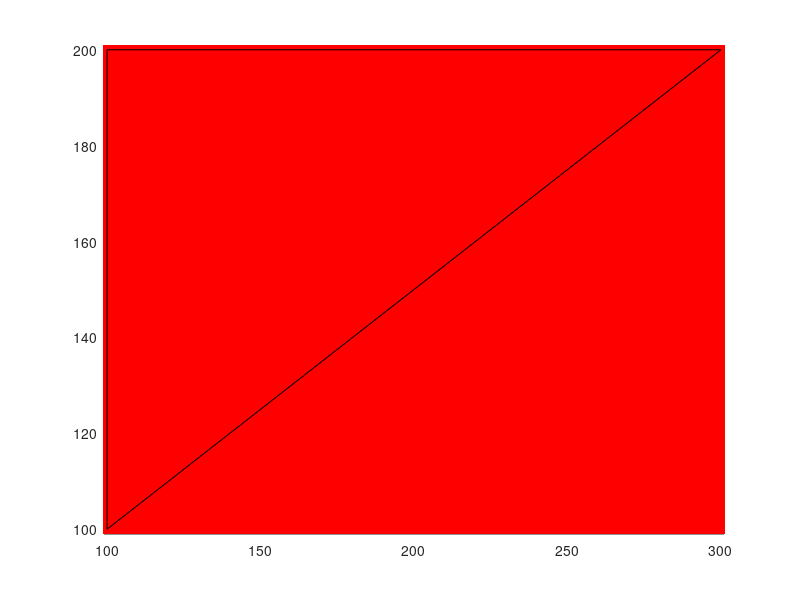
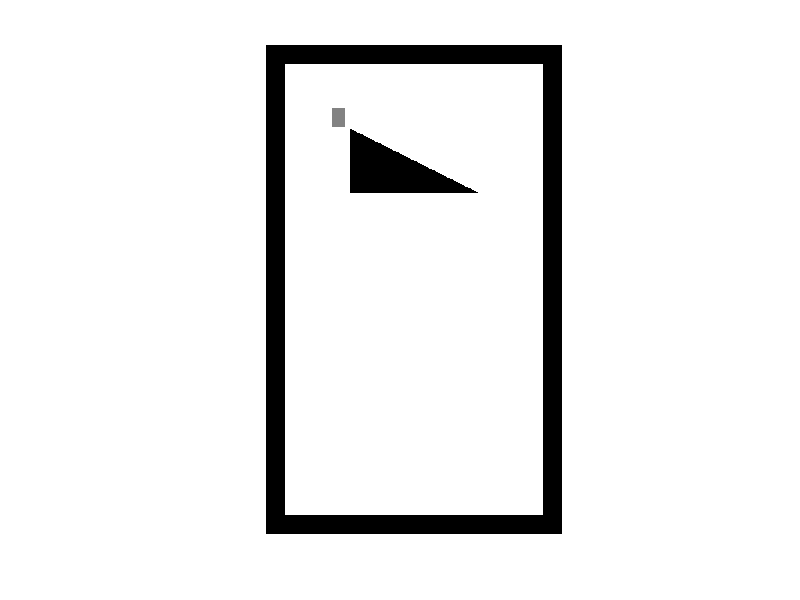

Recreate these plots in MATLAB, in order.
clear all
close all
clc

%% Other way of making square shape
%
% bigM = ones(600);
% sizeim = size(bigM);
%
% % Adding black border to the bigM
% borderbigM = dL;
% bigM(sizeim(1)+borderbigM,:) = zeros; % :sizeim(1)+300
% bigM(:,sizeim(2)+borderbigM) = zeros; % :sizeim(2)+300
% bigM = imrotate(bigM,180);
% bigM(sizeim(1)+borderbigM*2,:) = zeros; % :sizeim(1)+600
% bigM(:,sizeim(2)+borderbigM*2) = zeros; % :sizeim(2)+600
% bigM = imrotate(bigM,180);
%

%% Adding shape of the field

x = [0 0 400 400];
y = [0 700 700 0];

figure(1);
grid;
axis([min(x)-1, max(x)+1, min(y)-1, max(y)+1]);
patch(x,y,'red');
minx = min(x);
miny = min(y);
x=x-min(x);
y=y-min(y);
maxy = max(y);
manx = max(x);

mask = poly2mask(x,y,maxy,manx);
im = mat2gray(mask);
sizeim = size(im);

im = flipdim(im,1);  % Flips the rows of the im

nmbreof1 = length(find(im==1)); % Gives us the number of pixel land that must be done

% figure
% imshow(im);
% pause
%% Adding Obstical

Ox = [100 100 300];
Oy = [100 200 200];

% figure(1);
% grid;
axis([min(Ox)-1, max(Ox)+1, min(Oy)-1, max(Oy)+1]);
patch(Ox,Oy,'red');
minOx = min(Ox);
minOy = min(Oy);
Ox=Ox-min(Ox);
Oy=Oy-min(Oy);
maxOy = max(Oy);
maxOx = max(Ox);

maskO = poly2mask(Ox,Oy,maxOy,maxOx);
imO = mat2gray(maskO);
sizeimO = size(imO);

%imO = flipdim(imO,1);  % Flips the rows of the im

% figure
% imshow(imO);
% pause

% nmbreof1 = length(find(im==1)); % Gives us the number of pixel land that must be done

%% Adding the obstical to the bigM

% im_borderO = imO;
% imO = imrotate(imO,180);
% im_border(sizeimO(1)+minOx,:) = zeros;
% im_border(:,sizeimO(2)+minOy) = zeros;
% im_border = imrotate(im_border,180);
% imO = im_border;
P0x = minOy;
P0y = minOx;
bigM = im;
[n,m]=size(bigM);
[n1,m1]=size(imO);
z=zeros(n,m);
z(1+P0x:n1+P0x,1+P0y:m1+P0y)=imO;
out=bigM-z;

% figure;
% imshow(out);
% pause

% out = imrotate(out,180);

% figure;
% imshow(out);
% pause

%% Adding black border to the field

bordersize = 30;
im_border = out;
im_border(sizeim(1)+1*bordersize,:) = zeros;
im_border(:,sizeim(2)+1*bordersize) = zeros;
im_border = imrotate(im_border,180);
im_border(sizeim(1)+2*bordersize,:) = zeros;
im_border(:,sizeim(2)+2*bordersize) = zeros;
im_border = imrotate(im_border,180);

bigM = im_border; % I call the field the bigM


%% Drone size
dL = 30;
dF = 20;
tinyM0 = ones(dL,dF);
tinyM = tinyM0;

[rows cols] = size(tinyM);

y = 1:rows;
x = 1:cols;

[X Y] = meshgrid(x,y);

cY = mean(Y(tinyM==1));
cX = mean(X(tinyM==1));

% Gravity center of the drone
s = regionprops(tinyM,'centroid');
centroids = cat(1, s.Centroid);
centroids = int16(centroids);



P0x = 60-cX;
P0y = 60-cY;
P0x = int16(P0x);
P0y = int16(P0y);

centroids = [centroids(1)+P0x,centroids(2)+P0y];

tinyM( tinyM==1 )=0.5;

[n,m]=size(bigM);
[n1,m1]=size(tinyM);
z=zeros(n,m);
z(1+P0x:n1+P0x,1+P0y:m1+P0y)=tinyM;
out=bigM-z;

% figure
% imshow(out)
% hold on
% plot(centroids(1),centroids(2), 'b*')
% hold off

%% Move in skew
%     tinyM = imrotate(tinyM0,135);
%     z=zeros(n,m)+0.1;
%     size(z)
%     size(tinyM)

%     figure (2)
%     hold on
% for x=1:600
%     P0x = P0x+1;
%     P0y = P0y+1;
%     z(1+P0x:n1+P0x,1+P0y:m1+P0y)=tinyM;
%     out=bigM-z;
%     imshow(out);
%     pause(0.0001)
% end
%
% hold off
%
P0x = 40;
P0y = 40;

%% Rotate with always the same gravity center (Works)
for i = 0:5:360
    tinyM = imrotate(tinyM0,i);
    tinyM = tinyM-0.5;
    
    [n,m]=size(bigM);
    [n1,m1]=size(tinyM);
    z=zeros(n,m);
    
    P0x = P0x+1;
    P0y = P0y+1;
    
    z(P0x+1-round(n1/2):P0x+n1-round(n1/2),P0y+1-round(m1/2):P0y+m1-round(m1/2))=tinyM;
    out=bigM-z;
    
    figure(5);
    hold on
    imshow(out);
    hold off
    pause(0.1)
end

%%
%
%     P0x = P0x+1;
%     z(1+P0x:n1+P0x,1+P0y:m1+P0y)=tinyM;
%     out=bigM-z;
%     figure(4)
%     imshow(out);
%     pause(0.0001)
% end


% %% Figure avec rotation
% tinyM = ones(dL,dF);
% tinyN = imrotate(tinyM,87);
% % figure
% % imshow(tinyN)
% s1 = regionprops(tinyN,'centroid');
% centroids = cat(1, s1.Centroid);
% centroids = uint8(centroids);
% [n,m]=size(bigM);
% [n1,m1]=size(tinyN);
% z=zeros(n,m);
% if (centroids(1)<=30 && centroids(2)<=30)
%     posx = centroids(1);
%     posx = 30-posx;
% else
%     posx = centroids(1);
%     posx = posx-30;
% end
%
% if (centroids(2)<=30)
%     posy = centroids(2);
%     posy = 30-posy;
% else
%     posy = centroids(2);
%     posy = posy-30;
% end
%
% z(1+posx:n1+posx,1+posy:m1+posy)=tinyN;
% % s1 = regionprops(tinyN,'centroid');
% % centroids = cat(1, s1.Centroid);
% % centroids = uint8(centroids);
% figure
% imshow(z)
% s1 = regionprops(z,'centroid');
% centroids = cat(1, s1.Centroid);
% centroids = uint8(centroids);
% hold on
% plot(centroids(1),centroids(2), 'b*')
% hold off
% % nposx = centroids(1)-30;
% % nposy = abs(30-centroids(2));
% % z=zeros(n,m);
% % dx = -nposx;
% % dy = +nposy;
% % z(1+dx:n1+dx,1+dy:m1+dy)=tinyN;
% % z( z==1 )=0.5;
% % figure
% % imshow(z)
% % out2=bigM-z;
% %
% % figure
% % imshow(out2)
% % hold on
% % plot(centroids(:,1),centroids(:,2), 'b*')
% % hold off